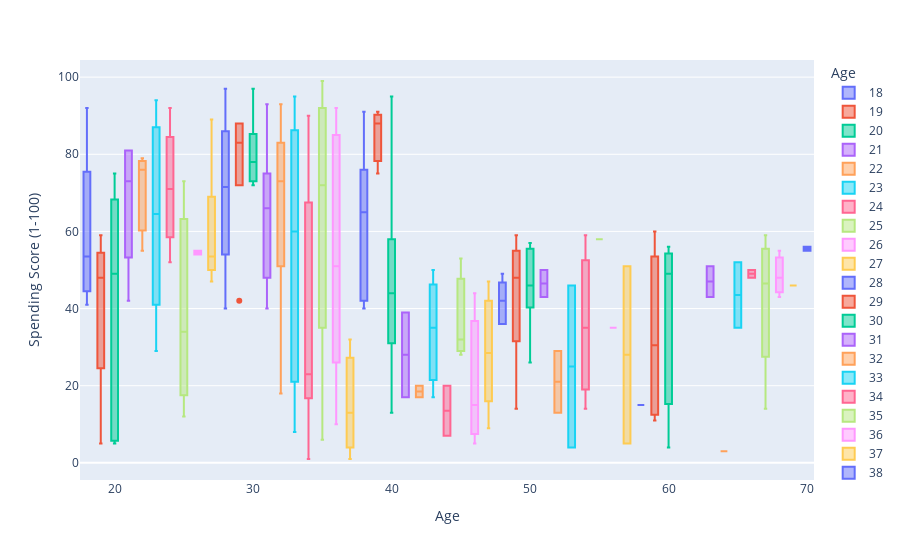

The notebook cell this image was saved under:
### Code cell
# Box Plot
px.box(df[['Age', 'Spending Score (1-100)']].sort_values(by='Age')
       , x='Age'
       , y='Spending Score (1-100)'
       , color='Age')

### Figure 1 — Plotly figure (JSON) as saved in the notebook; plotly's stock layout.template omitted (floating-point values rounded to 4 significant figures)
{"data": [{"alignmentgroup": "True", "hovertemplate": "Age=%{x}<br>Spending Score (1-100)=%{y}<extra></extra>", "legendgroup": "18", "marker": {"color": "#636efa"}, "name": "18", "notched": false, "offsetgroup": "18", "orientation": "v", "showlegend": true, "type": "box", "x": [18, 18, 18, 18], "x0": " ", "xaxis": "x", "y": [48, 41, 59, 92], "y0": " ", "yaxis": "y"}, {"alignmentgroup": "True", "hovertemplate": "Age=%{x}<br>Spending Score (1-100)=%{y}<extra></extra>", "legendgroup": "19", "marker": {"color": "#EF553B"}, "name": "19", "notched": false, "offsetgroup": "19", "orientation": "v", "showlegend": true, "type": "box", "x": [19, 19, 19, 19, 19, 19, 19, 19], "x0": " ", "xaxis": "x", "y": [39, 5, 10, 50, 46, 54, 59, 55], "y0": " ", "yaxis": "y"}, {"alignmentgroup": "True", "hovertemplate": "Age=%{x}<br>Spending Score (1-100)=%{y}<extra></extra>", "legendgroup": "20", "marker": {"color": "#00cc96"}, "name": "20", "notched": false, "offsetgroup": "20", "orientation": "v", "showlegend": true, "type": "box", "x": [20, 20, 20, 20, 20], "x0": " ", "xaxis": "x", "y": [5, 75, 66, 49, 6], "y0": " ", "yaxis": "y"}, {"alignmentgroup": "True", "hovertemplate": "Age=%{x}<br>Spending Score (1-100)=%{y}<extra></extra>", "legendgroup": "21", "marker": {"color": "#ab63fa"}, "name": "21", "notched": false, "offsetgroup": "21", "orientation": "v", "showlegend": true, "type": "box", "x": [21, 21, 21, 21, 21], "x0": " ", "xaxis": "x", "y": [81, 81, 73, 57, 42], "y0": " ", "yaxis": "y"}, {"alignmentgroup": "True", "hovertemplate": "Age=%{x}<br>Spending Score (1-100)=%{y}<extra></extra>", "legendgroup": "22", "marker": {"color": "#FFA15A"}, "name": "22", "notched": false, "offsetgroup": "22", "orientation": "v", "showlegend": true, "type": "box", "x": [22, 22, 22], "x0": " ", "xaxis": "x", "y": [55, 76, 79], "y0": " ", "yaxis": "y"}, {"alignmentgroup": "True", "hovertemplate": "Age=%{x}<br>Spending Score (1-100)=%{y}<extra></extra>", "legendgroup": "23", "marker": {"color": "#19d3f3"}, "name": "23", "notched": false, "offsetgroup": "23", "orientation": "v", "showlegend": true, "type": "box", "x": [23, 23, 23, 23, 23, 23], "x0": " ", "xaxis": "x", "y": [52, 77, 87, 94, 41, 29], "y0": " ", "yaxis": "y"}, {"alignmentgroup": "True", "hovertemplate": "Age=%{x}<br>Spending Score (1-100)=%{y}<extra></extra>", "legendgroup": "24", "marker": {"color": "#FF6692"}, "name": "24", "notched": false, "offsetgroup": "24", "orientation": "v", "showlegend": true, "type": "box", "x": [24, 24, 24, 24], "x0": " ", "xaxis": "x", "y": [65, 77, 52, 92], "y0": " ", "yaxis": "y"}, {"alignmentgroup": "True", "hovertemplate": "Age=%{x}<br>Spending Score (1-100)=%{y}<extra></extra>", "legendgroup": "25", "marker": {"color": "#B6E880"}, "name": "25", "notched": false, "offsetgroup": "25", "orientation": "v", "showlegend": true, "type": "box", "x": [25, 25, 25], "x0": " ", "xaxis": "x", "y": [73, 12, 34], "y0": " ", "yaxis": "y"}, {"alignmentgroup": "True", "hovertemplate": "Age=%{x}<br>Spending Score (1-100)=%{y}<extra></extra>", "legendgroup": "26", "marker": {"color": "#FF97FF"}, "name": "26", "notched": false, "offsetgroup": "26", "orientation": "v", "showlegend": true, "type": "box", "x": [26, 26], "x0": " ", "xaxis": "x", "y": [55, 54], "y0": " ", "yaxis": "y"}, {"alignmentgroup": "True", "hovertemplate": "Age=%{x}<br>Spending Score (1-100)=%{y}<extra></extra>", "legendgroup": "27", "marker": {"color": "#FECB52"}, "name": "27", "notched": false, "offsetgroup": "27", "orientation": "v", "showlegend": true, "type": "box", "x": [27, 27, 27, 27, 27, 27], "x0": " ", "xaxis": "x", "y": [47, 89, 69, 50, 56, 51], "y0": " ", "yaxis": "y"}, {"alignmentgroup": "True", "hovertemplate": "Age=%{x}<br>Spending Score (1-100)=%{y}<extra></extra>", "legendgroup": "28", "marker": {"color": "#636efa"}, "name": "28", "notched": false, "offsetgroup": "28", "orientation": "v", "showlegend": true, "type": "box", "x": [28, 28, 28, 28], "x0": " ", "xaxis": "x", "y": [75, 68, 40, 97], "y0": " ", "yaxis": "y"}, {"alignmentgroup": "True", "hovertemplate": "Age=%{x}<br>Spending Score (1-100)=%{y}<extra></extra>", "legendgroup": "29", "marker": {"color": "#EF553B"}, "name": "29", "notched": false, "offsetgroup": "29", "orientation": "v", "showlegend": true, "type": "box", "x": [29, 29, 29, 29, 29], "x0": " ", "xaxis": "x", "y": [83, 88, 82, 42, 88], "y0": " ", "yaxis": "y"}, {"alignmentgroup": "True", "hovertemplate": "Age=%{x}<br>Spending Score (1-100)=%{y}<extra></extra>", "legendgroup": "30", "marker": {"color": "#00cc96"}, "name": "30", "notched": false, "offsetgroup": "30", "orientation": "v", "showlegend": true, "type": "box", "x": [30, 30, 30, 30, 30, 30, 30], "x0": " ", "xaxis": "x", "y": [72, 83, 73, 78, 97, 86, 73], "y0": " ", "yaxis": "y"}, {"alignmentgroup": "True", "hovertemplate": "Age=%{x}<br>Spending Score (1-100)=%{y}<extra></extra>", "legendgroup": "31", "marker": {"color": "#ab63fa"}, "name": "31", "notched": false, "offsetgroup": "31", "orientation": "v", "showlegend": true, "type": "box", "x": [31, 31, 31, 31, 31, 31, 31, 31], "x0": " ", "xaxis": "x", "y": [93, 54, 71, 61, 73, 77, 42, 40], "y0": " ", "yaxis": "y"}, {"alignmentgroup": "True", "hovertemplate": "Age=%{x}<br>Spending Score (1-100)=%{y}<extra></extra>", "legendgroup": "32", "marker": {"color": "#FFA15A"}, "name": "32", "notched": false, "offsetgroup": "32", "orientation": "v", "showlegend": true, "type": "box", "x": [32, 32, 32, 32, 32, 32, 32, 32, 32, 32, 32], "x0": " ", "xaxis": "x", "y": [74, 18, 74, 69, 86, 42, 47, 73, 87, 93, 63], "y0": " ", "yaxis": "y"}, {"alignmentgroup": "True", "hovertemplate": "Age=%{x}<br>Spending Score (1-100)=%{y}<extra></extra>", "legendgroup": "33", "marker": {"color": "#19d3f3"}, "name": "33", "notched": false, "offsetgroup": "33", "orientation": "v", "showlegend": true, "type": "box", "x": [33, 33, 33], "x0": " ", "xaxis": "x", "y": [95, 8, 60], "y0": " ", "yaxis": "y"}, {"alignmentgroup": "True", "hovertemplate": "Age=%{x}<br>Spending Score (1-100)=%{y}<extra></extra>", "legendgroup": "34", "marker": {"color": "#FF6692"}, "name": "34", "notched": false, "offsetgroup": "34", "orientation": "v", "showlegend": true, "type": "box", "x": [34, 34, 34, 34, 34], "x0": " ", "xaxis": "x", "y": [90, 60, 22, 1, 23], "y0": " ", "yaxis": "y"}, {"alignmentgroup": "True", "hovertemplate": "Age=%{x}<br>Spending Score (1-100)=%{y}<extra></extra>", "legendgroup": "35", "marker": {"color": "#B6E880"}, "name": "35", "notched": false, "offsetgroup": "35", "orientation": "v", "showlegend": true, "type": "box", "x": [35, 35, 35, 35, 35, 35, 35, 35, 35], "x0": " ", "xaxis": "x", "y": [79, 6, 90, 72, 35, 99, 61, 98, 35], "y0": " ", "yaxis": "y"}, {"alignmentgroup": "True", "hovertemplate": "Age=%{x}<br>Spending Score (1-100)=%{y}<extra></extra>", "legendgroup": "36", "marker": {"color": "#FF97FF"}, "name": "36", "notched": false, "offsetgroup": "36", "orientation": "v", "showlegend": true, "type": "box", "x": [36, 36, 36, 36, 36, 36], "x0": " ", "xaxis": "x", "y": [92, 27, 10, 85, 26, 75], "y0": " ", "yaxis": "y"}, {"alignmentgroup": "True", "hovertemplate": "Age=%{x}<br>Spending Score (1-100)=%{y}<extra></extra>", "legendgroup": "37", "marker": {"color": "#FECB52"}, "name": "37", "notched": false, "offsetgroup": "37", "orientation": "v", "showlegend": true, "type": "box", "x": [37, 37, 37], "x0": " ", "xaxis": "x", "y": [1, 32, 13], "y0": " ", "yaxis": "y"}, {"alignmentgroup": "True", "hovertemplate": "Age=%{x}<br>Spending Score (1-100)=%{y}<extra></extra>", "legendgroup": "38", "marker": {"color": "#636efa"}, "name": "38", "notched": false, "offsetgroup": "38", "orientation": "v", "showlegend": true, "type": "box", "x": [38, 38, 38, 38, 38, 38], "x0": " ", "xaxis": "x", "y": [91, 75, 76, 55, 42, 40], "y0": " ", "yaxis": "y"}, {"alignmentgroup": "True", "hovertemplate": "Age=%{x}<br>Spending Score (1-100)=%{y}<extra></extra>", "legendgroup": "39", "marker": {"color": "#EF553B"}, "name": "39", "notched": false, "offsetgroup": "39", "orientation": "v", "showlegend": true, "type": "box", "x": [39, 39, 39], "x0": " ", "xaxis": "x", "y": [88, 91, 75], "y0": " ", "yaxis": "y"}, {"alignmentgroup": "True", "hovertemplate": "Age=%{x}<br>Spending Score (1-100)=%{y}<extra></extra>", "legendgroup": "40", "marker": {"color": "#00cc96"}, "name": "40", "notched": false, "offsetgroup": "40", "orientation": "v", "showlegend": true, "type": "box", "x": [40, 40, 40, 40, 40, 40], "x0": " ", "xaxis": "x", "y": [95, 58, 40, 48, 31, 13], "y0": " ", "yaxis": "y"}, {"alignmentgroup": "True", "hovertemplate": "Age=%{x}<br>Spending Score (1-100)=%{y}<extra></extra>", "legendgroup": "41", "marker": {"color": "#ab63fa"}, "name": "41", "notched": false, "offsetgroup": "41", "orientation": "v", "showlegend": true, "type": "box", "x": [41, 41], "x0": " ", "xaxis": "x", "y": [39, 17], "y0": " ", "yaxis": "y"}, {"alignmentgroup": "True", "hovertemplate": "Age=%{x}<br>Spending Score (1-100)=%{y}<extra></extra>", "legendgroup": "42", "marker": {"color": "#FFA15A"}, "name": "42", "notched": false, "offsetgroup": "42", "orientation": "v", "showlegend": true, "type": "box", "x": [42, 42], "x0": " ", "xaxis": "x", "y": [17, 20], "y0": " ", "yaxis": "y"}, {"alignmentgroup": "True", "hovertemplate": "Age=%{x}<br>Spending Score (1-100)=%{y}<extra></extra>", "legendgroup": "43", "marker": {"color": "#19d3f3"}, "name": "43", "notched": false, "offsetgroup": "43", "orientation": "v", "showlegend": true, "type": "box", "x": [43, 43, 43], "x0": " ", "xaxis": "x", "y": [17, 35, 50], "y0": " ", "yaxis": "y"}, {"alignmentgroup": "True", "hovertemplate": "Age=%{x}<br>Spending Score (1-100)=%{y}<extra></extra>", "legendgroup": "44", "marker": {"color": "#FF6692"}, "name": "44", "notched": false, "offsetgroup": "44", "orientation": "v", "showlegend": true, "type": "box", "x": [44, 44], "x0": " ", "xaxis": "x", "y": [20, 7], "y0": " ", "yaxis": "y"}, {"alignmentgroup": "True", "hovertemplate": "Age=%{x}<br>Spending Score (1-100)=%{y}<extra></extra>", "legendgroup": "45", "marker": {"color": "#B6E880"}, "name": "45", "notched": false, "offsetgroup": "45", "orientation": "v", "showlegend": true, "type": "box", "x": [45, 45, 45], "x0": " ", "xaxis": "x", "y": [53, 32, 28], "y0": " ", "yaxis": "y"}, {"alignmentgroup": "True", "hovertemplate": "Age=%{x}<br>Spending Score (1-100)=%{y}<extra></extra>", "legendgroup": "46", "marker": {"color": "#FF97FF"}, "name": "46", "notched": false, "offsetgroup": "46", "orientation": "v", "showlegend": true, "type": "box", "x": [46, 46, 46], "x0": " ", "xaxis": "x", "y": [5, 44, 15], "y0": " ", "yaxis": "y"}, {"alignmentgroup": "True", "hovertemplate": "Age=%{x}<br>Spending Score (1-100)=%{y}<extra></extra>", "legendgroup": "47", "marker": {"color": "#FECB52"}, "name": "47", "notched": false, "offsetgroup": "47", "orientation": "v", "showlegend": true, "type": "box", "x": [47, 47, 47, 47, 47, 47], "x0": " ", "xaxis": "x", "y": [16, 42, 9, 47, 41, 16], "y0": " ", "yaxis": "y"}, {"alignmentgroup": "True", "hovertemplate": "Age=%{x}<br>Spending Score (1-100)=%{y}<extra></extra>", "legendgroup": "48", "marker": {"color": "#636efa"}, "name": "48", "notched": false, "offsetgroup": "48", "orientation": "v", "showlegend": true, "type": "box", "x": [48, 48, 48, 48, 48], "x0": " ", "xaxis": "x", "y": [36, 49, 36, 42, 46], "y0": " ", "yaxis": "y"}, {"alignmentgroup": "True", "hovertemplate": "Age=%{x}<br>Spending Score (1-100)=%{y}<extra></extra>", "legendgroup": "49", "marker": {"color": "#EF553B"}, "name": "49", "notched": false, "offsetgroup": "49", "orientation": "v", "showlegend": true, "type": "box", "x": [49, 49, 49, 49, 49, 49, 49], "x0": " ", "xaxis": "x", "y": [56, 59, 28, 14, 52, 48, 42], "y0": " ", "yaxis": "y"}, {"alignmentgroup": "True", "hovertemplate": "Age=%{x}<br>Spending Score (1-100)=%{y}<extra></extra>", "legendgroup": "50", "marker": {"color": "#00cc96"}, "name": "50", "notched": false, "offsetgroup": "50", "orientation": "v", "showlegend": true, "type": "box", "x": [50, 50, 50, 50, 50], "x0": " ", "xaxis": "x", "y": [26, 55, 45, 46, 57], "y0": " ", "yaxis": "y"}, {"alignmentgroup": "True", "hovertemplate": "Age=%{x}<br>Spending Score (1-100)=%{y}<extra></extra>", "legendgroup": "51", "marker": {"color": "#ab63fa"}, "name": "51", "notched": false, "offsetgroup": "51", "orientation": "v", "showlegend": true, "type": "box", "x": [51, 51], "x0": " ", "xaxis": "x", "y": [50, 43], "y0": " ", "yaxis": "y"}, {"alignmentgroup": "True", "hovertemplate": "Age=%{x}<br>Spending Score (1-100)=%{y}<extra></extra>", "legendgroup": "52", "marker": {"color": "#FFA15A"}, "name": "52", "notched": false, "offsetgroup": "52", "orientation": "v", "showlegend": true, "type": "box", "x": [52, 52], "x0": " ", "xaxis": "x", "y": [13, 29], "y0": " ", "yaxis": "y"}, {"alignmentgroup": "True", "hovertemplate": "Age=%{x}<br>Spending Score (1-100)=%{y}<extra></extra>", "legendgroup": "53", "marker": {"color": "#19d3f3"}, "name": "53", "notched": false, "offsetgroup": "53", "orientation": "v", "showlegend": true, "type": "box", "x": [53, 53], "x0": " ", "xaxis": "x", "y": [46, 4], "y0": " ", "yaxis": "y"}, {"alignmentgroup": "True", "hovertemplate": "Age=%{x}<br>Spending Score (1-100)=%{y}<extra></extra>", "legendgroup": "54", "marker": {"color": "#FF6692"}, "name": "54", "notched": false, "offsetgroup": "54", "orientation": "v", "showlegend": true, "type": "box", "x": [54, 54, 54, 54], "x0": " ", "xaxis": "x", "y": [46, 14, 59, 24], "y0": " ", "yaxis": "y"}, {"alignmentgroup": "True", "hovertemplate": "Age=%{x}<br>Spending Score (1-100)=%{y}<extra></extra>", "legendgroup": "55", "marker": {"color": "#B6E880"}, "name": "55", "notched": false, "offsetgroup": "55", "orientation": "v", "showlegend": true, "type": "box", "x": [55], "x0": " ", "xaxis": "x", "y": [58], "y0": " ", "yaxis": "y"}, {"alignmentgroup": "True", "hovertemplate": "Age=%{x}<br>Spending Score (1-100)=%{y}<extra></extra>", "legendgroup": "56", "marker": {"color": "#FF97FF"}, "name": "56", "notched": false, "offsetgroup": "56", "orientation": "v", "showlegend": true, "type": "box", "x": [56], "x0": " ", "xaxis": "x", "y": [35], "y0": " ", "yaxis": "y"}, {"alignmentgroup": "True", "hovertemplate": "Age=%{x}<br>Spending Score (1-100)=%{y}<extra></extra>", "legendgroup": "57", "marker": {"color": "#FECB52"}, "name": "57", "notched": false, "offsetgroup": "57", "orientation": "v", "showlegend": true, "type": "box", "x": [57, 57], "x0": " ", "xaxis": "x", "y": [5, 51], "y0": " ", "yaxis": "y"}, {"alignmentgroup": "True", "hovertemplate": "Age=%{x}<br>Spending Score (1-100)=%{y}<extra></extra>", "legendgroup": "58", "marker": {"color": "#636efa"}, "name": "58", "notched": false, "offsetgroup": "58", "orientation": "v", "showlegend": true, "type": "box", "x": [58, 58], "x0": " ", "xaxis": "x", "y": [15, 15], "y0": " ", "yaxis": "y"}, {"alignmentgroup": "True", "hovertemplate": "Age=%{x}<br>Spending Score (1-100)=%{y}<extra></extra>", "legendgroup": "59", "marker": {"color": "#EF553B"}, "name": "59", "notched": false, "offsetgroup": "59", "orientation": "v", "showlegend": true, "type": "box", "x": [59, 59, 59, 59], "x0": " ", "xaxis": "x", "y": [47, 11, 60, 14], "y0": " ", "yaxis": "y"}, {"alignmentgroup": "True", "hovertemplate": "Age=%{x}<br>Spending Score (1-100)=%{y}<extra></extra>", "legendgroup": "60", "marker": {"color": "#00cc96"}, "name": "60", "notched": false, "offsetgroup": "60", "orientation": "v", "showlegend": true, "type": "box", "x": [60, 60, 60], "x0": " ", "xaxis": "x", "y": [49, 4, 56], "y0": " ", "yaxis": "y"}, {"alignmentgroup": "True", "hovertemplate": "Age=%{x}<br>Spending Score (1-100)=%{y}<extra></extra>", "legendgroup": "63", "marker": {"color": "#ab63fa"}, "name": "63", "notched": false, "offsetgroup": "63", "orientation": "v", "showlegend": true, "type": "box", "x": [63, 63], "x0": " ", "xaxis": "x", "y": [43, 51], "y0": " ", "yaxis": "y"}, {"alignmentgroup": "True", "hovertemplate": "Age=%{x}<br>Spending Score (1-100)=%{y}<extra></extra>", "legendgroup": "64", "marker": {"color": "#FFA15A"}, "name": "64", "notched": false, "offsetgroup": "64", "orientation": "v", "showlegend": true, "type": "box", "x": [64], "x0": " ", "xaxis": "x", "y": [3], "y0": " ", "yaxis": "y"}, {"alignmentgroup": "True", "hovertemplate": "Age=%{x}<br>Spending Score (1-100)=%{y}<extra></extra>", "legendgroup": "65", "marker": {"color": "#19d3f3"}, "name": "65", "notched": false, "offsetgroup": "65", "orientation": "v", "showlegend": true, "type": "box", "x": [65, 65], "x0": " ", "xaxis": "x", "y": [52, 35], "y0": " ", "yaxis": "y"}, {"alignmentgroup": "True", "hovertemplate": "Age=%{x}<br>Spending Score (1-100)=%{y}<extra></extra>", "legendgroup": "66", "marker": {"color": "#FF6692"}, "name": "66", "notched": false, "offsetgroup": "66", "orientation": "v", "showlegend": true, "type": "box", "x": [66, 66], "x0": " ", "xaxis": "x", "y": [50, 48], "y0": " ", "yaxis": "y"}, {"alignmentgroup": "True", "hovertemplate": "Age=%{x}<br>Spending Score (1-100)=%{y}<extra></extra>", "legendgroup": "67", "marker": {"color": "#B6E880"}, "name": "67", "notched": false, "offsetgroup": "67", "orientation": "v", "showlegend": true, "type": "box", "x": [67, 67, 67, 67], "x0": " ", "xaxis": "x", "y": [41, 59, 14, 52], "y0": " ", "yaxis": "y"}, {"alignmentgroup": "True", "hovertemplate": "Age=%{x}<br>Spending Score (1-100)=%{y}<extra></extra>", "legendgroup": "68", "marker": {"color": "#FF97FF"}, "name": "68", "notched": false, "offsetgroup": "68", "orientation": "v", "showlegend": true, "type": "box", "x": [68, 68, 68], "x0": " ", "xaxis": "x", "y": [48, 55, 43], "y0": " ", "yaxis": "y"}, {"alignmentgroup": "True", "hovertemplate": "Age=%{x}<br>Spending Score (1-100)=%{y}<extra></extra>", "legendgroup": "69", "marker": {"color": "#FECB52"}, "name": "69", "notched": false, "offsetgroup": "69", "orientation": "v", "showlegend": true, "type": "box", "x": [69], "x0": " ", "xaxis": "x", "y": [46], "y0": " ", "yaxis": "y"}, {"alignmentgroup": "True", "hovertemplate": "Age=%{x}<br>Spending Score (1-100)=%{y}<extra></extra>", "legendgroup": "70", "marker": {"color": "#636efa"}, "name": "70", "notched": false, "offsetgroup": "70", "orientation": "v", "showlegend": true, "type": "box", "x": [70, 70], "x0": " ", "xaxis": "x", "y": [55, 56], "y0": " ", "yaxis": "y"}], "layout": {"autosize": true, "boxmode": "overlay", "legend": {"title": {"text": "Age"}, "tracegroupgap": 0}, "margin": {"t": 60}, "xaxis": {"anchor": "y", "autorange": true, "categoryarray": [18, 19, 20, 21, 22, 23, 24, 25, 26, 27, 28, 29, 30, 31, 32, 33, 34, 35, 36, 37, 38, 39, 40, 41, 42, 43, 44, 45, 46, 47, 48, 49, 50, 51, 52, 53, 54, 55, 56, 57, 58, 59, 60, 63, 64, 65, 66, 67, 68, 69, 70], "categoryorder": "array", "domain": [0, 1], "range": [17.5, 70.5], "title": {"text": "Age"}, "type": "linear"}, "yaxis": {"anchor": "x", "autorange": true, "domain": [0, 1], "range": [-4.444, 104.4], "title": {"text": "Spending Score (1-100)"}, "type": "linear"}}}
